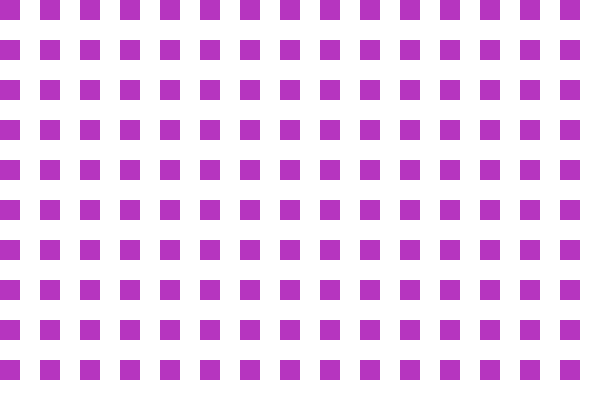
Frame 1 (no input)
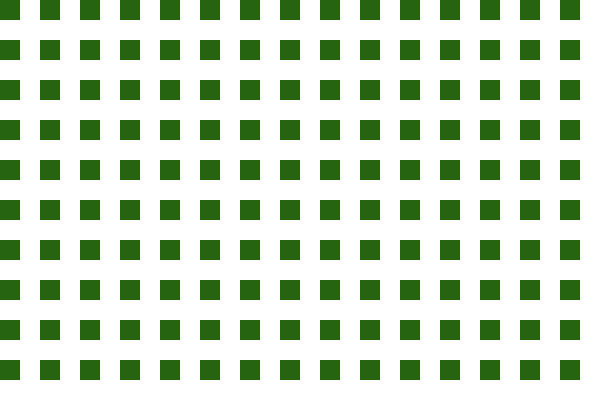
Frame 60 (no input)
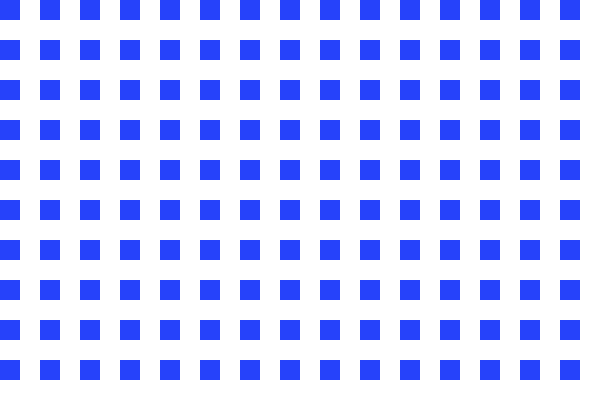
Frame 120 (the mouse pressed at the canvas centre since frame 60)

The p5.js sketch that drew these frames (run headless with seeded random() and noise() and a simulated clock; from frame 60 on, the mouse is pressed at the canvas centre):

// p5.js sketch
// ── sketch.js
function setup() {
  createCanvas(600, 400);
  noStroke();
}

function draw() {
  var clr = color(random(255), random(255), random(255));
  fill(clr);
  var s = 20;
  for (x = 0; x < width; x += 2 * s) {
    for (y = 0; y < height; y += 2 * s) {
      rect(x, y, s, s);
    }
  }
}
